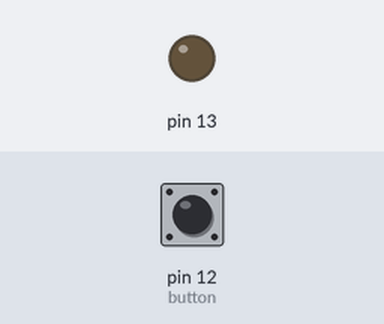
This sketch was run on a simulated Arduino Uno, built with avr-gcc and run on an emulated ATmega328P. Shown: output pins drawn as LEDs (lit = HIGH). Dashed ring = blinking. The test bench sets the inputs (shaded band); at power-on: pin 12 (button) LOW.

Above: at 1.2 s.
1.3 s: pin 12 (button) pulled HIGH for 3.2 s
At 1.7 s:
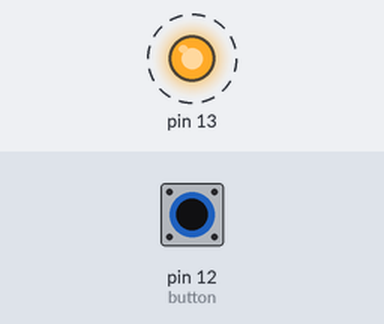
Timing chart, 0 to 6.3 s (numbered marks = the images above; inputs shaded):
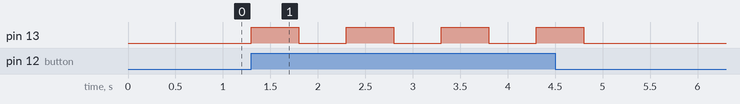

Measured:
- after the input at 1.3 s, pin 13: alternates HIGH for 0.50 s and LOW for 0.50 s, 8 changes in all, then stays LOW, starting at once

The sketch:

MOTER.ino
```cpp
int button=12;
void setup() {
  // put your setup code here, to run once:
  pinMode(13,OUTPUT);
  pinMode(button,INPUT);
}

void loop() {
  // put your main code here, to run repeatedly:
  if(digitalRead(button)==HIGH)
  {
digitalWrite(13,HIGH);
delay(500);
digitalWrite(13,LOW);
delay(500);
}
}
```
